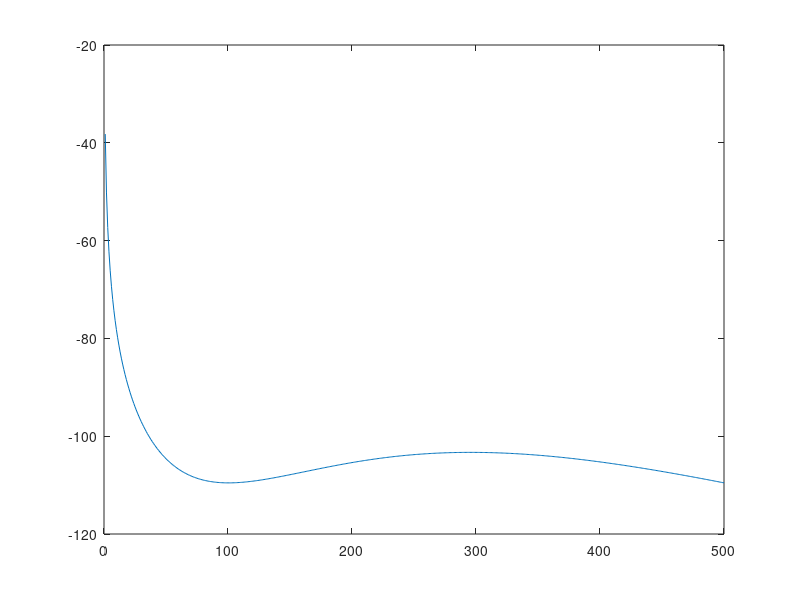

Here is the MATLAB script that generated this plot:
clear all
close all
clc

% inputs

%frequency
f = 5.8e9; %Hz
x = linspace(-100,-50,100);
% distance between reader and tag
r = 500; %m

% miniumum required power at the receiver
Prmin = -110; %dBm

% minimum required SNR
SNRmin = 10; %dB

% noise figure
NF = 2; %dB

%Bandwidth of the receiver
BW = 1e6; %1 Hz

% Receiver Noise power
Pn = -111; %dBm

% Processing gain
Gpr = 10; %dB

%%

%Sensitivity of Receiver Calculation
N = 60;
% Transmitted power ranges
PT = linspace(-20, 30, N); %dBm
% Transmitting antenna gain
Gtx = linspace(1.76, 35, N); %dBi
% Receiving antenna gain
Gt = linspace(1.76, 13.07, N); %dBi

%%
%gain of the reflection amplifier fitted to the experimental results

% p1 =      0.9694;
% p2 =       2.946;
% p3 =       -3.38;
% p4 =      -16.22;
% p5 =        24.2;
p1 =    0.001327;%  (-0.008781, 0.01144)
p2 =      0.3925;%  (-2.5, 3.285)
p3 =       43.28;%  (-266.4, 353)
p4 =        2107;%  (-1.26e+04, 1.681e+04)
p5 =   3.821e+04;%  (-2.232e+05, 2.996e+05)
a1 =       37.18;%  (31.84, 42.52)
b1 =      -77.14;%  (-79.86, -74.42)
c1 =       10.52;%  (7.169, 13.86)
Gqtr = @(x) a1*exp(-((x-b1)/c1).^2); % x is incident tag power in dBm

% plot(x,Gqtr(x))
%%
temp_result = zeros(N^4,5);
lambda = 3e8/(f);%m
path = 10*log10((lambda./(4*pi.*r)).^2);
count = 1;
possible_rows = zeros(N^4,1);
for a = 1:length(PT)
    for b = 1:length(Gtx)
        for d = 1:length(Gt)
            Ptag = PT(a) + Gtx(b) + Gt(d) + path;
            G_tag = Gqtr(Ptag);
            P_backscattered = Ptag + G_tag + Gt(d) + Gtx(b) + path;
            index = (N^2*a-N^2) + (N*b-N)  + d;
            temp_result(index,3) = Gt(d);
            temp_result(index,2) = Gtx(b);
            temp_result(index,1) = PT(a);
            temp_result(index,4) = P_backscattered;
            temp_result(index,5) = Ptag;
            
            if((Ptag > -80 && Ptag < -60) && (P_backscattered > Prmin))
                possible_rows(count) = index;
                count = count + 1;
            end
        end
    end
end
possible_rows = possible_rows(possible_rows~=0);
result = zeros(length(possible_rows),5);
for a = 1:(length(possible_rows))
    result(a,:) = temp_result( possible_rows(a)   ,:);
end

[a,min_tag_row] = min(result(:,3));
min_Gtag_indices = find(result(:,3) == min(result(:,3)));
min_Gtag_results = zeros(length(min_Gtag_indices),5);
for a = 1:length(min_Gtag_indices)
    min_Gtag_results(a,:) = result(min_Gtag_indices(a),:);
end

%%
%Test for lower Distances
a = 16;
Pt = min_Gtag_results(a,1); Gtx = min_Gtag_results(a,2); Gt = min_Gtag_results(a,3);
r2 = 1:r;
path_test = 10*log10((lambda./(4*pi.*r2)).^2);
Ptag_test = Pt + Gtx + Gt + path_test;
Pr_test = Ptag_test + Gt + Gtx + path_test + Gqtr(Ptag_test);
plot(r2,Pr_test)

%TAKE 16



